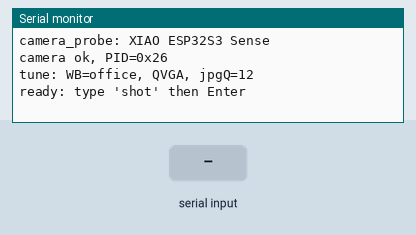
Simulated run of this sketch. Board: Seeed XIAO ESP32-S3. Parts: the last lines printed to the serial monitor. Inputs (shaded band) come from the test bench. The camera gives no picture.

Above: at 2.7 s.
2.8 s: "shot\n" received over Serial
At 4.0 s:
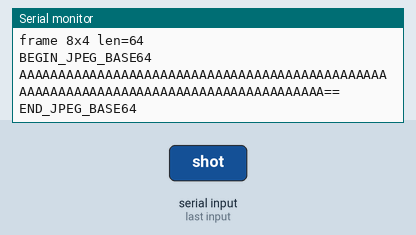
4.3 s: "1\n" received over Serial
At 5.3 s:
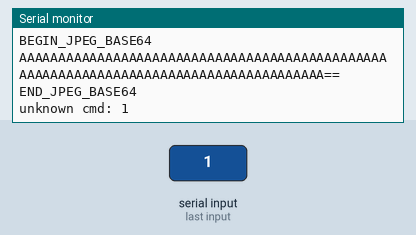

Measured:
- after the input at 2.8 s, the serial monitor: prints a new line at once (image 1)
- after the input at 4.3 s, the serial monitor: prints a new line at once (image 2)

The sketch:

camera_probe.ino
```cpp
#include "esp_camera.h"
#include "base64.h"

// XIAO ESP32S3 Sense camera pins
#define PWDN_GPIO_NUM     -1
#define RESET_GPIO_NUM    -1
#define XCLK_GPIO_NUM     10
#define SIOD_GPIO_NUM     40
#define SIOC_GPIO_NUM     39
#define Y9_GPIO_NUM       48
#define Y8_GPIO_NUM       11
#define Y7_GPIO_NUM       12
#define Y6_GPIO_NUM       14
#define Y5_GPIO_NUM       16
#define Y4_GPIO_NUM       18
#define Y3_GPIO_NUM       17
#define Y2_GPIO_NUM       15
#define VSYNC_GPIO_NUM    38
#define HREF_GPIO_NUM     47
#define PCLK_GPIO_NUM     13

void captureAndPrint() {
  camera_fb_t *fb = esp_camera_fb_get();
  if (!fb) {
    Serial.println("capture failed");
    return;
  }

  Serial.printf("frame %ux%u len=%u\n", fb->width, fb->height, fb->len);
  String b64 = base64::encode(fb->buf, fb->len);
  Serial.println("BEGIN_JPEG_BASE64");
  for (size_t i = 0; i < b64.length(); i += 128) {
    Serial.println(b64.substring(i, i + 128));
  }
  Serial.println("END_JPEG_BASE64");

  esp_camera_fb_return(fb);
}

void setup() {
  Serial.begin(115200);
  delay(1200);
  Serial.println("camera_probe: XIAO ESP32S3 Sense");

  camera_config_t config;
  config.ledc_channel = LEDC_CHANNEL_0;
  config.ledc_timer = LEDC_TIMER_0;
  config.pin_d0 = Y2_GPIO_NUM;
  config.pin_d1 = Y3_GPIO_NUM;
  config.pin_d2 = Y4_GPIO_NUM;
  config.pin_d3 = Y5_GPIO_NUM;
  config.pin_d4 = Y6_GPIO_NUM;
  config.pin_d5 = Y7_GPIO_NUM;
  config.pin_d6 = Y8_GPIO_NUM;
  config.pin_d7 = Y9_GPIO_NUM;
  config.pin_xclk = XCLK_GPIO_NUM;
  config.pin_pclk = PCLK_GPIO_NUM;
  config.pin_vsync = VSYNC_GPIO_NUM;
  config.pin_href = HREF_GPIO_NUM;
  config.pin_sccb_sda = SIOD_GPIO_NUM;
  config.pin_sccb_scl = SIOC_GPIO_NUM;
  config.pin_pwdn = PWDN_GPIO_NUM;
  config.pin_reset = RESET_GPIO_NUM;
  config.xclk_freq_hz = 20000000;
  config.pixel_format = PIXFORMAT_JPEG;
  config.frame_size = FRAMESIZE_QVGA;
  config.jpeg_quality = 12;
  config.fb_count = 1;
  config.grab_mode = CAMERA_GRAB_WHEN_EMPTY;
  config.fb_location = CAMERA_FB_IN_PSRAM;

  esp_err_t err = esp_camera_init(&config);
  if (err != ESP_OK) {
    Serial.printf("esp_camera_init failed: 0x%x\n", err);
    return;
  }

  sensor_t *s = esp_camera_sensor_get();
  if (!s) {
    Serial.println("sensor get failed");
    return;
  }

  // Color correction tuning (reduce green cast under indoor lighting)
  s->set_whitebal(s, 1);      // enable AWB
  s->set_awb_gain(s, 1);
  s->set_wb_mode(s, 3);       // 0:auto, 1:sunny, 2:cloudy, 3:office, 4:home
  s->set_exposure_ctrl(s, 1);
  s->set_gain_ctrl(s, 1);
  s->set_brightness(s, 0);
  s->set_contrast(s, 1);
  s->set_saturation(s, 0);

  Serial.printf("camera ok, PID=0x%02X\n", s->id.PID);
  Serial.println("tune: WB=office, QVGA, jpgQ=12");
  Serial.println("ready: type 'shot' then Enter");
}

void loop() {
  static String cmd = "";
  while (Serial.available()) {
    char c = (char)Serial.read();
    if (c == '\n' || c == '\r') {
      cmd.trim();
      if (cmd.equalsIgnoreCase("shot")) {
        Serial.println("ACK shot");
        captureAndPrint();
      } else if (cmd.length() > 0) {
        Serial.print("unknown cmd: ");
        Serial.println(cmd);
      }
      cmd = "";
    } else {
      cmd += c;
    }
  }
  delay(5);
}
```
